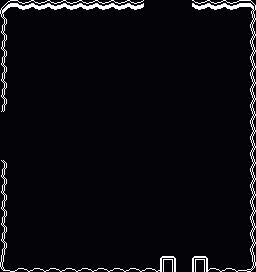

Rendered tile map (Tiled .tmx) drawn with the repository's tilesets; below, a short description and the full map source, tile grids included:
An orthogonal 16x17 tile map with 16x16 px tiles, 1 tile layer (World) and 6 objects (4x hunter, player, door).

<map version="1.10" tiledversion="1.10.2" orientation="orthogonal" renderorder="right-down" width="16" height="17" tilewidth="16" tileheight="16" infinite="0" backgroundcolor="#030307" nextlayerid="4" nextobjectid="22">
 <tileset firstgid="1" source="world.tsx" />
 <layer id="1" name="World" width="16" height="17">
  <data encoding="csv">
145,146,146,146,146,146,146,146,146,0,0,0,146,146,146,147,
169,0,0,0,0,0,0,0,0,0,0,0,0,0,0,171,
169,0,0,0,0,0,0,0,0,0,0,0,0,0,0,171,
169,0,0,0,0,0,0,0,0,0,0,0,0,0,0,171,
169,0,0,0,0,0,0,0,0,0,0,0,0,0,0,171,
169,0,0,0,0,0,0,0,0,0,0,0,0,0,0,171,
169,0,0,0,0,0,0,0,0,0,0,0,0,0,0,171,
0,0,0,0,0,0,0,0,0,0,0,0,0,0,0,171,
0,0,0,0,0,0,0,0,0,0,0,0,0,0,0,171,
0,0,0,0,0,0,0,0,0,0,0,0,0,0,0,171,
169,0,0,0,0,0,0,0,0,0,0,0,0,0,0,171,
169,0,0,0,0,0,0,0,0,0,0,0,0,0,0,171,
169,0,0,0,0,0,0,0,0,0,0,0,0,0,0,171,
169,0,0,0,0,0,0,0,0,0,0,0,0,0,0,171,
169,0,0,0,0,0,0,0,0,0,0,0,0,0,0,171,
169,0,0,0,0,0,0,0,0,0,0,0,0,0,0,171,
193,194,194,194,194,194,194,194,194,194,4,0,4,194,194,195
</data>
 </layer>
 <objectgroup id="3" name="Characters">
  <object id="14" template="character.tx" name="Player" type="player" x="156.423" y="129.893" rotation="180" />
  <object id="15" template="character.tx" type="hunter" x="82.3459" y="62.0179" />
  <object id="16" template="character.tx" type="hunter" x="79.245" y="206.726" />
  <object id="17" template="character.tx" type="hunter" x="211.205" y="212.928" />
  <object id="18" template="character.tx" type="hunter" x="225.676" y="58.5724" />
  <object id="21" template="character.tx" name="door" type="door" x="183.75" y="264.5" rotation="180" />
 </objectgroup>
</map>
